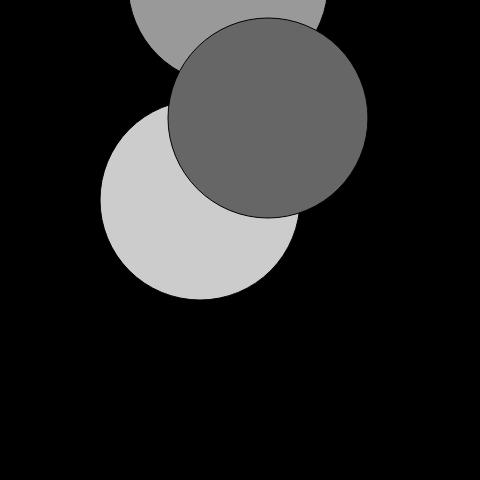
Frame 1 (no input)
Frame 60 (no input): identical to frame 1, image omitted
Frame 120 (the mouse pressed at the canvas centre since frame 60): identical to frame 1, image omitted

The p5.js sketch that drew this single still picture (run headless with seeded random() and noise() and a simulated clock; from frame 60 on, the mouse is pressed at the canvas centre):

// p5.js sketch
// ── sketch.js
function setup() {
  // put setup code here
  createCanvas(480, 480);
}

function draw() {
  // put drawing code here
  background(0); // black
  fill(204); // light gray circle
  ellipse(200, 200, 200, 200);
  fill(153); // medium gray
  ellipse(228, -16, 200, 200);
  fill(102); // dark gray
  ellipse(268, 118, 200, 200);
}
